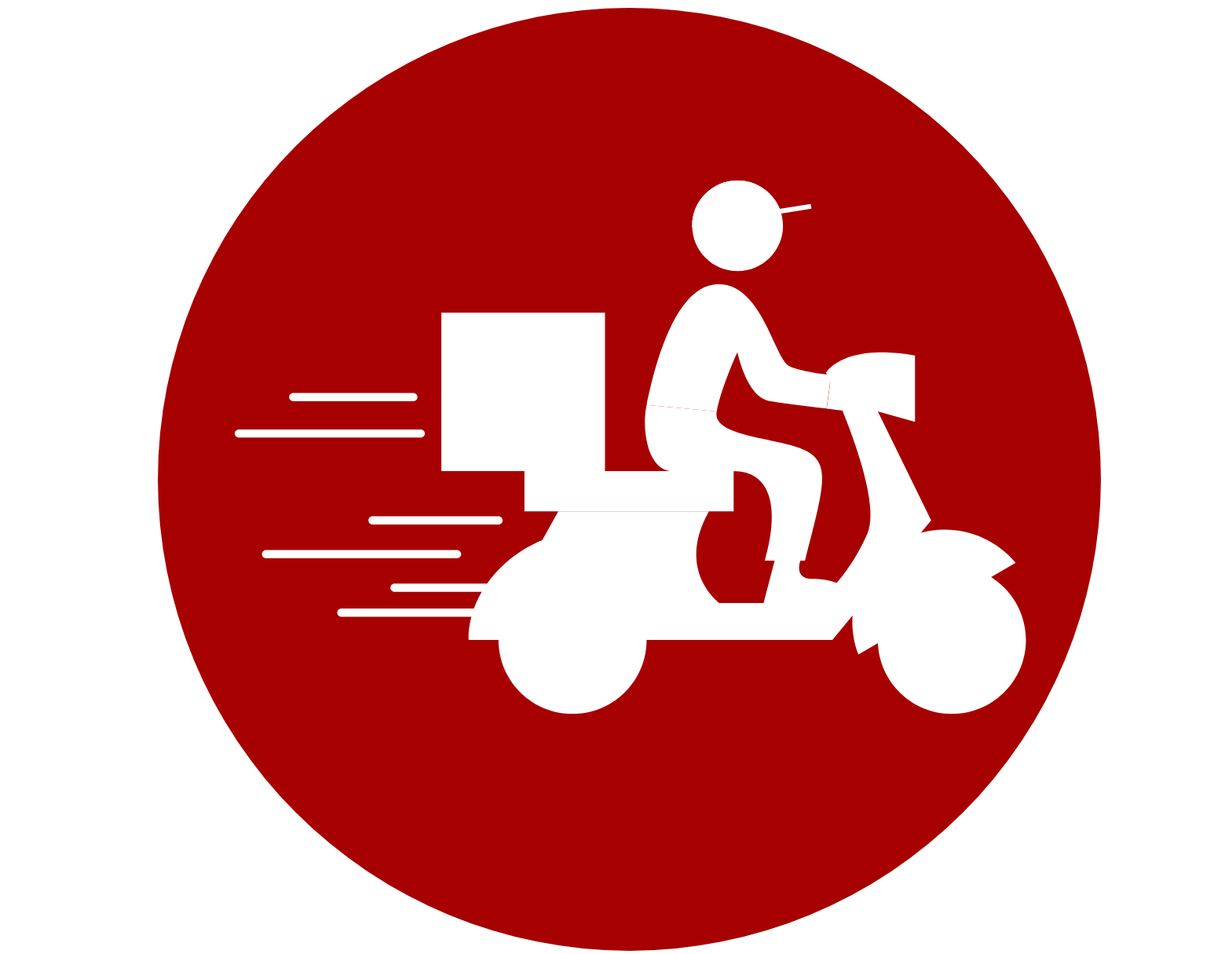
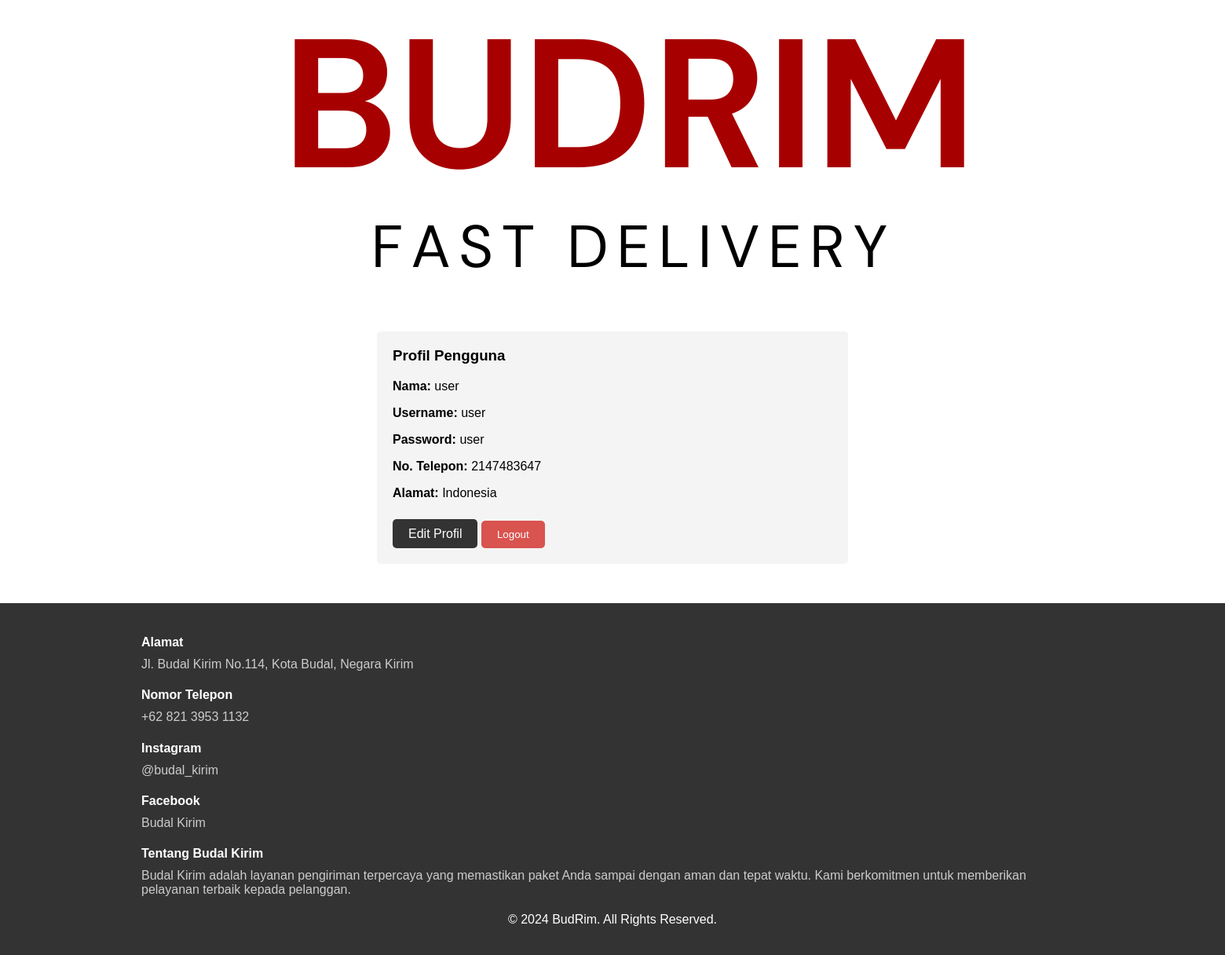
The app's page /user/profil.php (signed in) with its own data (2 pictures, top to bottom).
### tables this page shows
CREATE TABLE `user` (
  `id_user` int(255) NOT NULL,
  `nama` varchar(100) NOT NULL,
  `username` varchar(50) NOT NULL,
  `password` varchar(50) NOT NULL,
  `level` varchar(5) NOT NULL,
  `no_telp` int(255) NOT NULL,
  `alamat` varchar(1000) NOT NULL
);

### user/profil.php (the view, shortened to what this page needs)
<?php
include '../user/koneksi.php';
$username = $_SESSION['username'];
$query = "SELECT nama, username, password, no_telp, alamat FROM user WHERE username = '$username'";
$result = $mysqli->query($query);
if ($result && $result->num_rows > 0) {
    $user = $result->fetch_assoc();
} else {
    echo "Gagal mengambil data profil pengguna.";
    exit();
}
?>
<!DOCTYPE html>
<html lang="en">
<head>
</head>
<body>
    <nav>
        <div class="logo">
            <img src="aset/BudRim.png" alt="BudRim Logo" />
        </div>
    </nav>
    <div class="profile-container">
        <div class="profile-info">
            <h3>Profil Pengguna</h3>
            <p><strong>Nama:</strong> <?php echo htmlspecialchars($user['nama']); ?></p>
            <p><strong>Username:</strong> <?php echo htmlspecialchars($user['username']); ?></p>
            <p><strong>Password:</strong> <?php echo htmlspecialchars($user['password']); ?></p>
            <p><strong>No. Telepon:</strong> <?php echo htmlspecialchars($user['no_telp']); ?></p>
            <p><strong>Alamat:</strong> <?php echo htmlspecialchars($user['alamat']); ?></p>
            <a href="edit_profil.php" class="edit-button">Edit Profil</a>
            <form method="post" style="display:inline;">
                <button type="submit" name="logout" class="logout-button">Logout</button>
            </form>
        </div>
    </div>
    <footer>
        <div class="footer-container">
            <div class="footer-section">
                <h4>Alamat</h4>
                <p>Jl. Budal Kirim No.114, Kota Budal, Negara Kirim</p>
            </div>
            <div class="footer-section">
                <h4>Nomor Telepon</h4>
                <p>+62 821 3953 1132</p>
            </div>
            <div class="footer-section">
                <h4>Instagram</h4>
                <p><a href="https://www.instagram.com/budal_kirim" target="_blank">@budal_kirim</a></p>
            </div>
            <div class="footer-section">
                <h4>Facebook</h4>
                <p><a href="https://www.facebook.com/budal_kirim" target="_blank">Budal Kirim</a></p>
            </div>
            <div class="footer-section">
                <h4>Tentang Budal Kirim</h4>
                <p>Budal Kirim adalah layanan pengiriman terpercaya yang memastikan paket Anda sampai dengan aman dan tepat waktu. Kami berkomitmen untuk memberikan pelayanan terbaik kepada pelanggan.</p>
            </div>
        </div>
        <p>&copy; 2024 BudRim. All Rights Reserved.</p>
    </footer>
</body>
</html>

### user/profil.php (style rules this page uses)
body { font-family: Arial, sans-serif; margin: 0; padding: 0; box-sizing: border-box; }
nav { background-color: white; color: #fff; display: flex; justify-content: space-between; align-items: center; padding: 10px 20px; }
.profile-container { padding: 50px 20px; text-align: center; max-width: 600px; margin: 0 auto; }
.profile-info { background-color: #f4f4f4; padding: 20px; border-radius: 5px; text-align: left; }
.profile-info h3 { margin-top: 0; }
.edit-button, .logout-button { padding: 10px 20px; border: none; background-color: #333; color: white; border-radius: 5px; cursor: pointer; text-decoration: none; }
.logout-button { background-color: #d9534f; margin-top: 10px; }
footer { background-color: #333; color: #fff; text-align: center; padding: 20px 0; }
.footer-container { max-width: 1200px; margin: 0 auto; text-align: left; }
.footer-section { margin-bottom: 20px; }
.footer-section h4 { margin-bottom: 10px; }
.footer-section p, .footer-section a { margin: 5px 0; color: #ccc; text-decoration: none; }

### records on screen
user: nama "user", username "user", password "user", no_telp "2147483647", alamat "Indonesia"
